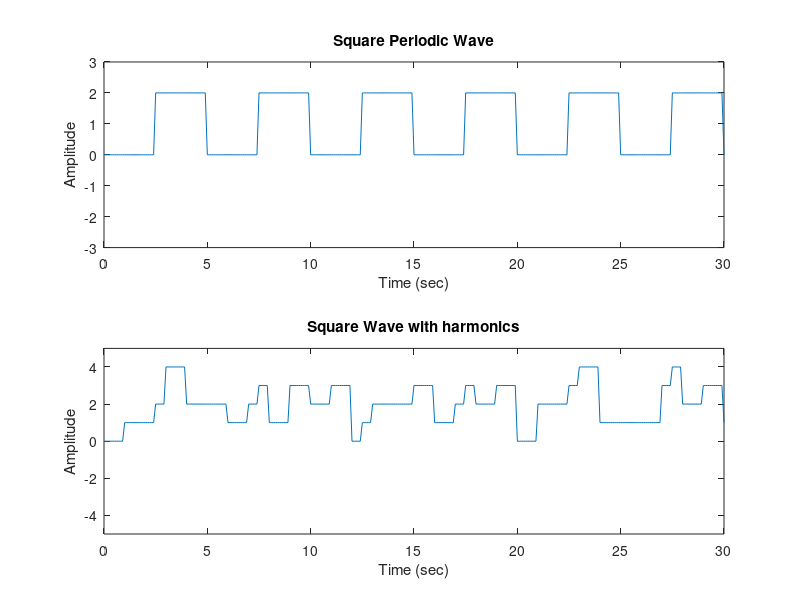

MATLAB code to generate this figure:
amplitude = 2;
[u,t] = gensig('square',5,30,0.1);

subplot(2,1,1)
plot(t, amplitude*u);
axis([0 30 -1.5*amplitude 1.5*amplitude]);
xlabel('Time (sec)');
ylabel('Amplitude');
title('Square Periodic Wave');

subplot(2,1,2)
[v1,t] = gensig('square',4,30,0.1);
[v2,t] = gensig('square',2,30,0.1);
[v3,t] = gensig('Square',6,30,0.1);
plot(t, u+v3+v2+v1);
axis([0 30 -5 5]);
xlabel('Time (sec)');
ylabel('Amplitude');
title('Square Wave with harmonics');
